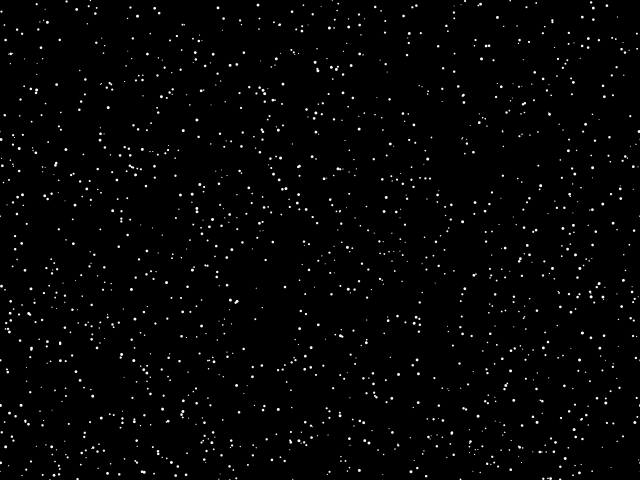
Frame 1 (no input)
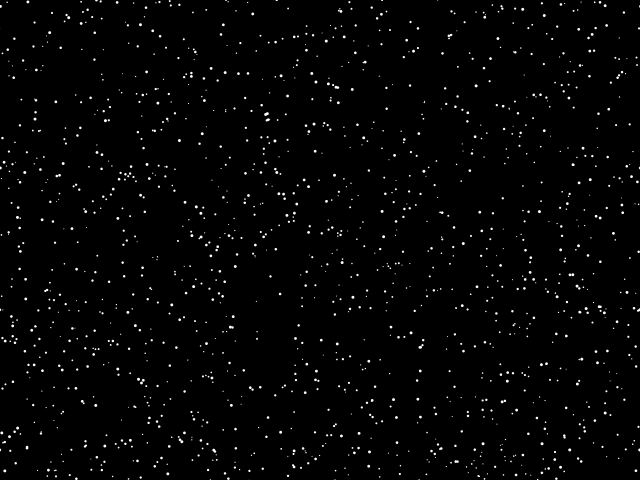
Frame 60 (the mouse pressed at the canvas centre just before this capture)
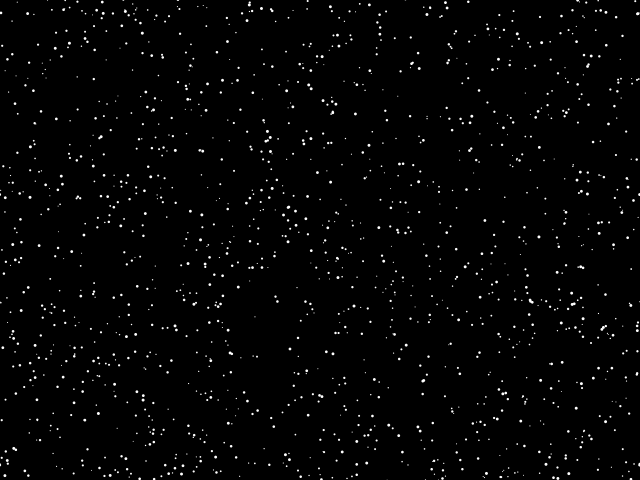
Frame 120 (the mouse held since frame 60 and released just before this capture)

The Processing sketch that drew these frames (run headless with seeded random() and noise(); from frame 60 on, the mouse is pressed at the canvas centre):

// Processing sketch: processing_178915
// ── processing_178915.pde

//人工降雪システム「コナユキ」

//降らす雪の数
int SNOW_NUM = 1500;

float V_X_MAX = 0.1;

float V_Y_MIN = 0.1;
float V_Y_MAX = 0.5;

float A_X_MAX = 0.01;
float A_Y_MAX = 0.01;

int DIAMETER_MIN = 1;
int DIAMETER_MAX = 3;

float yokoKaze = 0;
float YOKOKAZE_MAX = 10.0;

Snow[] mySnows;


void setup() {
  size(640, 480);
  
  smooth();
  noStroke();
  fill(255);
  
  mySnows = new Snow[SNOW_NUM];
  for (int snowIndex = 0; snowIndex < mySnows.length; snowIndex++) {
    mySnows[snowIndex] = new Snow();
  }
}


void draw() {
  background(0);
  
  for (Snow mySnow : mySnows) {
    mySnow.drawSnow();
  }
}


void keyPressed() {
  if (keyCode == LEFT) {
    yokoKaze -= 0.1;
    if (yokoKaze < -YOKOKAZE_MAX) {
      yokoKaze = -YOKOKAZE_MAX;
    }
  } else if (keyCode == RIGHT) {
    yokoKaze += 0.1;
    if (yokoKaze > YOKOKAZE_MAX) {
      yokoKaze = YOKOKAZE_MAX;
    }
  } else if (keyCode == DOWN) {
  }
}



class Snow
{
  float posX, posY;
  float vX, vY;
  float diameter;
  
  Snow() {
    posX = random(width);
    posY = random(height);
    
    vX = random(-V_X_MAX, V_X_MAX);
    vY = random(V_Y_MIN, V_Y_MAX);
    
    diameter = random(DIAMETER_MIN, DIAMETER_MAX);
  }
  
  void changePos() {
    vX += random(-A_X_MAX, A_X_MAX);
    if (vX > V_X_MAX) {
      vX = V_X_MAX;
    } else if (vX < -V_X_MAX) {
      vX = -V_X_MAX;
    }
    
    posX += vX + yokoKaze;
    if (posX + diameter * 0.5 < 0) {
      posX += width;
    } else if (posX - diameter * 0.5 > width) {
      posX -= width;
    }
    
    vY += random(-A_Y_MAX, A_Y_MAX);
    //あまりに落下速度が遅いときは補正
    if (vY < V_Y_MIN) {
      vY = V_Y_MIN;
    }
    
    posY += vY;    
    if (posY - diameter * 0.5 > height) {
      reset();
    }    
  }
  
  void drawSnow() {
    changePos();
    
    ellipse(posX, posY, diameter, diameter);
    
    if (posX - diameter * 0.5 < 0) {
      //左端にかかっているときの処理
      ellipse(posX + width, posY, diameter, diameter);
    } else if (posX + diameter * 0.5 > width) {
      //右端にかかっているときの処理
      ellipse(posX - width, posY, diameter, diameter);
    }
  }
  
  //位置・直径・速度を初期化
  void reset() {
    posX = random(width);
    posY = -DIAMETER_MAX * 0.5;
    diameter = random(DIAMETER_MIN, DIAMETER_MAX);
    
    vX = random(-V_X_MAX, V_X_MAX);
    vY = random(V_Y_MIN, V_Y_MAX);
  }
}
